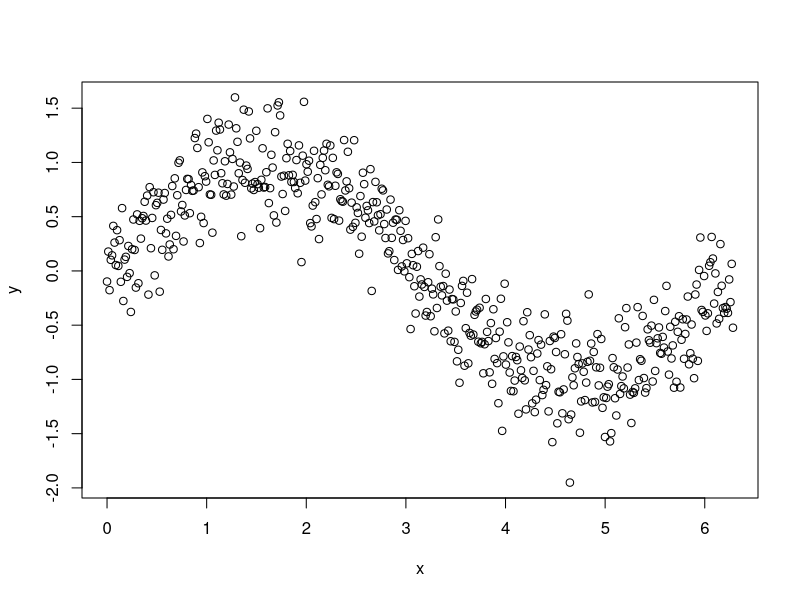
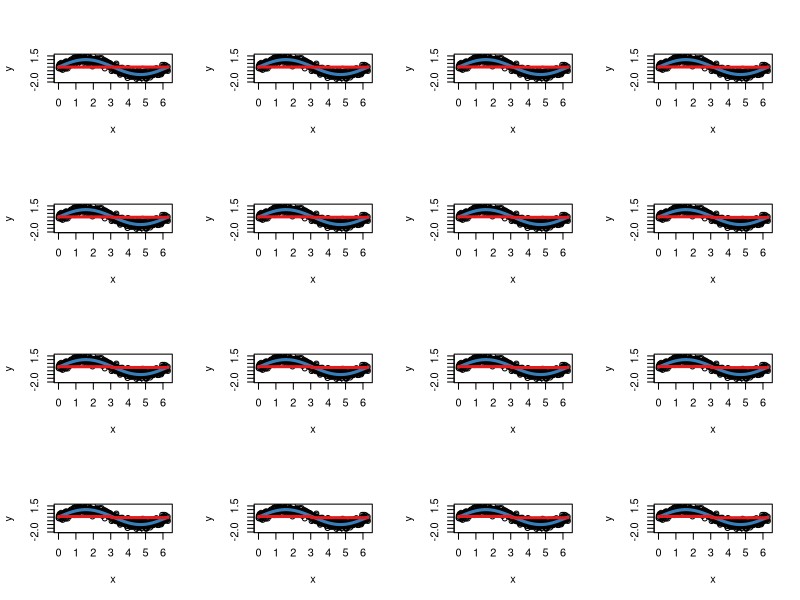

Generate these figures, in order, with R:
# Nicer color palette
cols <- RColorBrewer::brewer.pal(9, "Set1")

# Function to implement gradient boosting with squared-error loss. Based on
# algorithm 17.2 on page 333 of Computer Age Statistical Inference, by Bradley
# Efron amd Trevor Hastie
rpartBoost <- function(X, y, data, num_trees = 100, learn_rate = 0.1, 
                       tree_depth = 6, verbose = FALSE) {
  require(rpart)
  G_b_hat <- matrix(0, nrow = length(y), ncol = num_trees + 1)
  r <- y
  for (tree in seq_len(num_trees)) {
    if (verbose) {
      message("iter ", tree, " of ", num_trees)
    }
    g_b_tilde <- rpart(r ~ X, control = list(cp = 0, maxdepth = tree_depth))
    g_b_hat <- learn_rate * predict(g_b_tilde)
    G_b_hat[, tree + 1] <- G_b_hat[, tree] + matrix(g_b_hat)
    r <- r - g_b_hat
  }
  colnames(G_b_hat) <- paste0("tree_", c(0, seq_len(num_trees)))
  G_b_hat
}

# Function to plot the predictions from a particular boosting iteration
plotIter <- function(object, iter, show_legend = FALSE, ...) {
  plot(x, y)
  lines(x, sin(x), lwd = 3, col = cols[2L])
  lines(x, object[, iter + 1], lwd = 3, col = cols[1L], ...)
  if (show_legend) {
    legend("topright", legend = c("Boosted prediction", "True function"),
           lty = 1L, lwd = 3L, col = cols[1L:2L], inset = 0.01)
  }
}

# Simulate some sine wave data
set.seed(101)
x <- seq(from = 0, to = 2 * pi, length = 500)
y <- sin(x) + rnorm(length(x), sd = 0.3)
plot(x, y)

# gradient boosted decision trees
bst <- rpartBoost(X = x, y = y, num_trees = 1000, learn_rate = 0.01, 
                  tree_depth = 1, verbose = TRUE)

# Plot first 15 iterations
par(mfrow = c(4, 4))
for (i in 0:15) {
  plotIter(bst, iter = i)
}

# # Make a gif (requires that ImageMagick beinstalled on machine)
# png(file = "gifs/boosted-stumps%02d.png", width = 500, height = 500)
# for (i in c(0:100)){
#   plotIter(bst, iter = i, show_legend = TRUE)
# }
# dev.off()
# system("convert -delay 30 gifs/*.png gifs/boosted_stumps.gif")
# file.remove(list.files(path = "gifs", pattern = ".png", full.names = TRUE))
